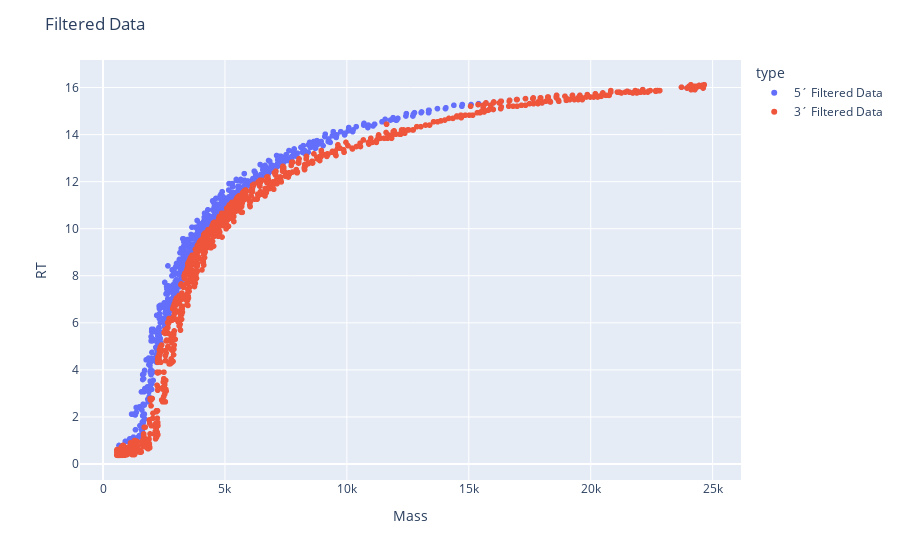

Notebook code for this chart:
### Code cell
sampling_num = 1000

df_5p_top = df_5p.sort_values('Vol', ascending=False).iloc[:sampling_num]
df_3p_top = df_3p.sort_values('Vol', ascending=False).iloc[:sampling_num]

plotly_zones(df_5p_top, df_3p_top, 
             names=["5´ Filtered Data", "3´ Filtered Data"],
             title='Filtered Data')

### Figure 1 — Plotly figure (JSON) as saved in the notebook; plotly's stock layout.template omitted (floating-point values rounded to 4 significant figures; data arrays with more than 128 entries replaced by an {"elided": "..."} marker saying what was removed)
{"data": [{"hovertemplate": "type=5´ Filtered Data<br>Mass=%{x}<br>RT=%{y}<extra></extra>", "legendgroup": "5´ Filtered Data", "marker": {"color": "#636efa", "symbol": "circle"}, "mode": "markers", "name": "5´ Filtered Data", "showlegend": true, "type": "scattergl", "x": {"elided": "1000 float values"}, "xaxis": "x", "y": {"elided": "1000 float values"}, "yaxis": "y"}, {"hovertemplate": "type=3´ Filtered Data<br>Mass=%{x}<br>RT=%{y}<extra></extra>", "legendgroup": "3´ Filtered Data", "marker": {"color": "#EF553B", "symbol": "circle"}, "mode": "markers", "name": "3´ Filtered Data", "showlegend": true, "type": "scattergl", "x": {"elided": "1000 float values"}, "xaxis": "x", "y": {"elided": "1000 float values"}, "yaxis": "y"}], "layout": {"legend": {"title": {"text": "type"}, "tracegroupgap": 0}, "margin": {"t": 60}, "title": {"text": "Filtered Data"}, "xaxis": {"anchor": "y", "domain": [0, 1], "title": {"text": "Mass"}}, "yaxis": {"anchor": "x", "domain": [0, 1], "title": {"text": "RT"}}}}
